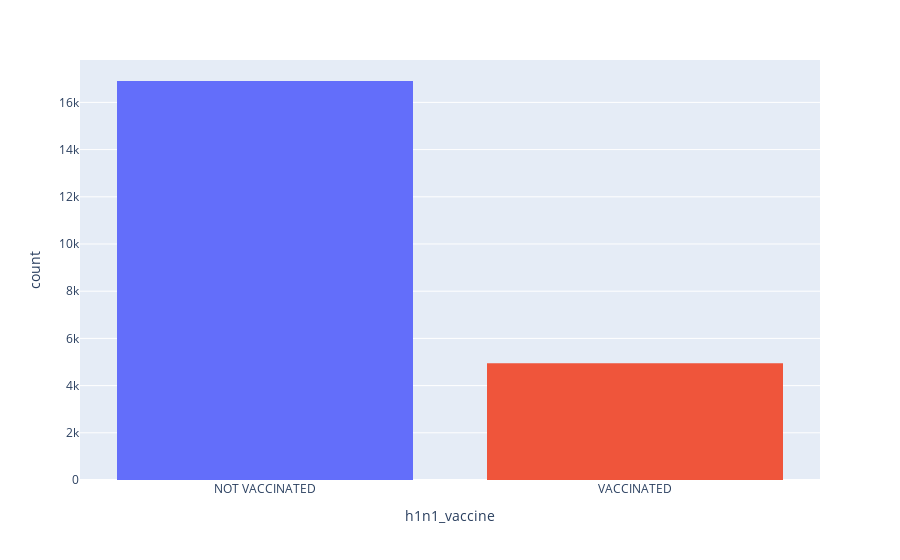

The code cell stored with this chart in its notebook:
### Code cell
# Looking at the distribution of our target variables 

fig= px.histogram(df, x="h1n1_vaccine", color="h1n1_vaccine")#sns.countplot(x='h1n1_vaccine', data=df, category_orders=dict(h1n1_vaccine=["0", "1"]))

fig.update_layout(bargap=0.2)
fig.update_layout(
    xaxis = dict(
        tickmode = 'array',
        tickvals = [0,1],
        ticktext = ['NOT VACCINATED', 'VACCINATED']
    ),
    showlegend=False
)


fig.show()

### Figure 1 — Plotly figure (JSON) as saved in the notebook; plotly's stock layout.template omitted (floating-point values rounded to 4 significant figures; data arrays with more than 128 entries replaced by an {"elided": "..."} marker saying what was removed)
{"data": [{"alignmentgroup": "True", "bingroup": "x", "hovertemplate": "h1n1_vaccine=%{x}<br>count=%{y}<extra></extra>", "legendgroup": "0", "marker": {"color": "#636efa"}, "name": "0", "offsetgroup": "0", "orientation": "v", "showlegend": true, "type": "histogram", "x": {"elided": "16906 int values"}, "xaxis": "x", "yaxis": "y"}, {"alignmentgroup": "True", "bingroup": "x", "hovertemplate": "h1n1_vaccine=%{x}<br>count=%{y}<extra></extra>", "legendgroup": "1", "marker": {"color": "#EF553B"}, "name": "1", "offsetgroup": "1", "orientation": "v", "showlegend": true, "type": "histogram", "x": {"elided": "4947 int values"}, "xaxis": "x", "yaxis": "y"}], "layout": {"bargap": 0.2, "barmode": "relative", "legend": {"title": {"text": "h1n1_vaccine"}, "tracegroupgap": 0}, "margin": {"t": 60}, "showlegend": false, "xaxis": {"anchor": "y", "categoryarray": [0, 1], "categoryorder": "array", "domain": [0, 1], "tickmode": "array", "ticktext": ["NOT VACCINATED", "VACCINATED"], "tickvals": [0, 1], "title": {"text": "h1n1_vaccine"}}, "yaxis": {"anchor": "x", "domain": [0, 1], "title": {"text": "count"}}}}
